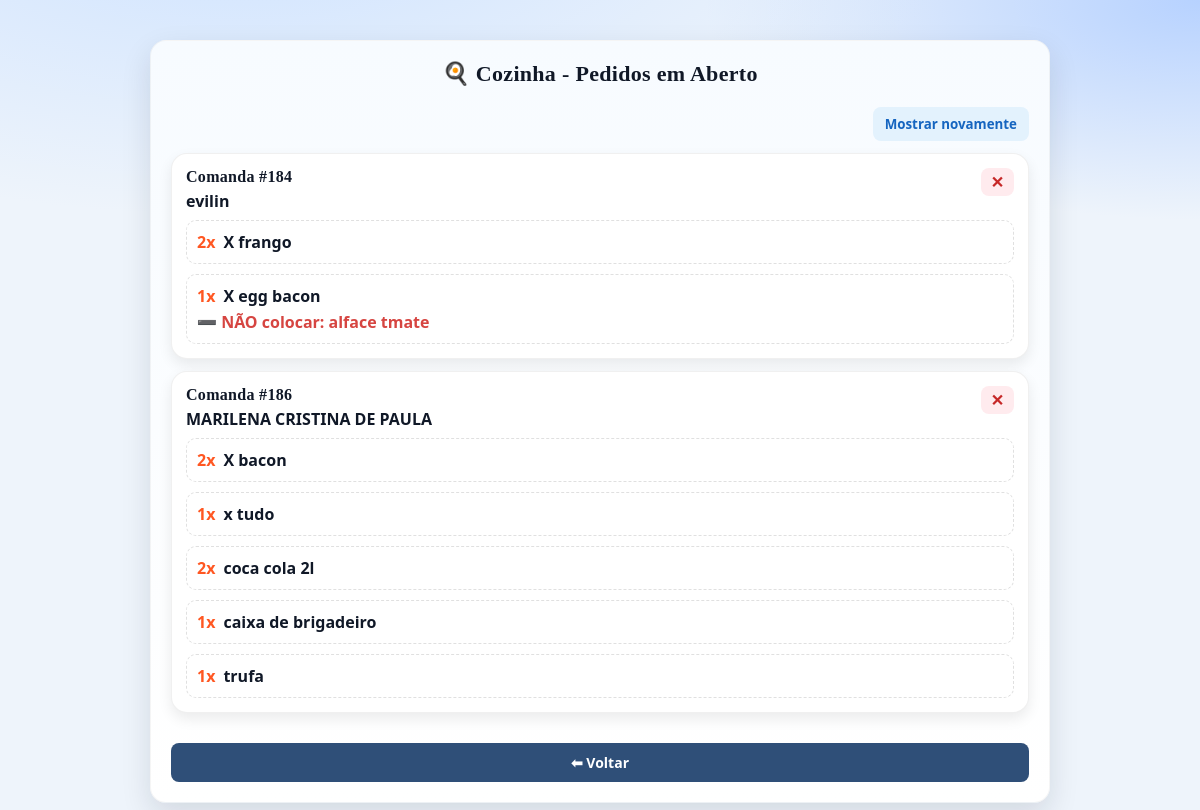
The app's page /cozinha (signed in), older data.
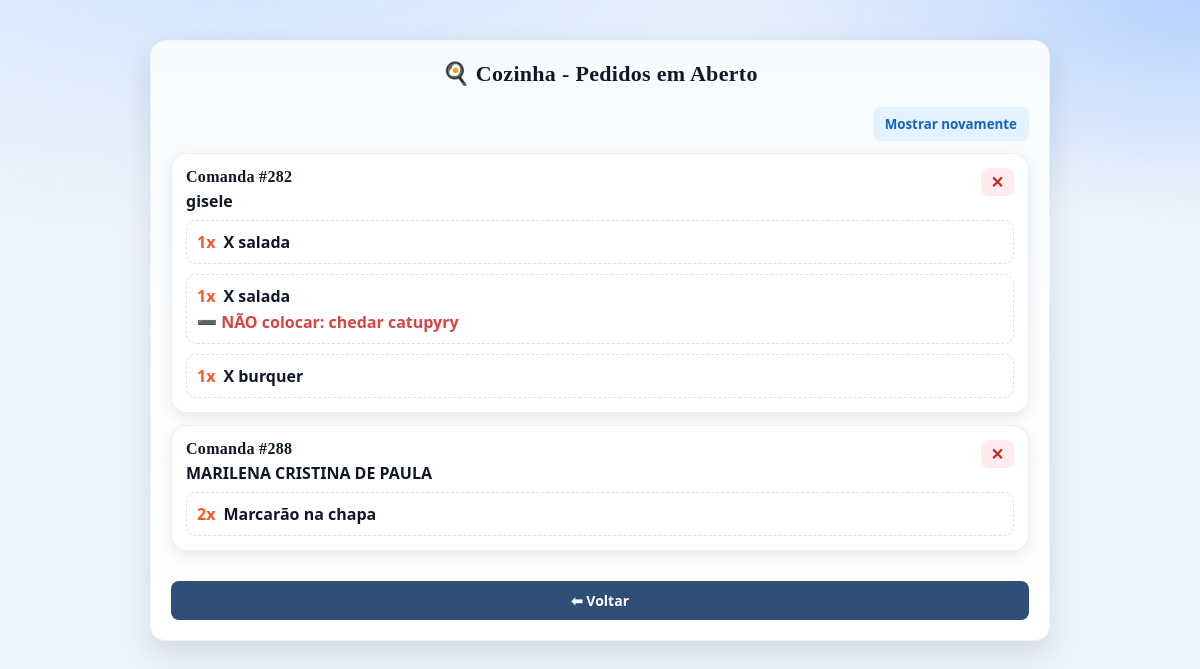
The same page, newer data.
### tables this page shows
CREATE TABLE itens_comanda (
        id INTEGER PRIMARY KEY AUTOINCREMENT,
        comanda_id INTEGER,
        produto_id INTEGER,
        qtd INTEGER,
        preco REAL
    , acrescimos TEXT, observacoes TEXT);

CREATE TABLE comandas (
        id INTEGER PRIMARY KEY AUTOINCREMENT,
        cliente TEXT,
        cpf TEXT,
        data TEXT,
        status TEXT DEFAULT 'Aberta'
    );

CREATE TABLE produtos (
        id INTEGER PRIMARY KEY AUTOINCREMENT,
        nome TEXT,
        preco REAL,
        categoria_id INTEGER,
        imagem TEXT
    , destaque INTEGER DEFAULT 0);

### lanchonete/app.py (the view)
@app.route("/cozinha")
@login_required_decorator
def cozinha():
    pedidos = carregar_pedidos_cozinha()
    return render_template("cozinha.html", pedidos=pedidos)

### lanchonete/app.py (called while the page is built)
@app.teardown_appcontext
def teardown_db_connection(exception):
    close_connection(exception)

@app.before_request
def ensure_db_inicializado():
    global db_inicializado
    if not db_inicializado:
        inicializar_sistema()
        db_inicializado = True

def login_required_decorator(f):
    @wraps(f)
    def decorated_function(*args, **kwargs):
        if not session.get("logado"):
            return redirect(url_for("login"))
        return f(*args, **kwargs)
    return decorated_function

### lanchonete/database.py (called while the page is built)
def get_db_connection():
    if 'db' not in g:
        g.db = sqlite3.connect(DB_PATH, timeout=10)
        g.db.row_factory = sqlite3.Row
    return g.db

def close_connection(exception):
    db = getattr(g, 'db', None)
    if db is not None:
        db.close()

### lanchonete/templates/cozinha.html (shortened to what this page needs)
<!DOCTYPE html>
<html lang="pt-br">
<head>
    <link rel="stylesheet" href="{{ url_for('static', filename='style.css') }}">
</head>
<body>
<div class="cozinha-container">
    <h2>🍳 Cozinha - Pedidos em Aberto</h2>
    <div class="cozinha-acoes">
        <button id="cozinha-mostrar" class="cozinha-mostrar" type="button">Mostrar novamente</button>
    </div>
    <div id="cozinha-lista" data-dados-url="{{ url_for('cozinha_dados') }}" data-stream-url="{{ url_for('cozinha_stream') }}">
        {% if pedidos %}
            {% for pedido in pedidos %}
            <div class="cozinha-card">
                <div class="cozinha-topo">
                    <div class="cozinha-topo-info">
                        <div class="cozinha-comanda">Comanda #{{ pedido.comanda_id }}</div>
                        <div class="cozinha-cliente">{{ pedido.cliente }}</div>
                    </div>
                <button class="cozinha-fechar" type="button" title="Esconder pedido" data-comanda-id="{{ pedido.comanda_id }}">✕</button>
            </div>
                <div class="cozinha-itens">
                    {% for item in pedido.itens %}
                    <div class="cozinha-item">
                        <div class="cozinha-item-topo">
                            <span class="cozinha-qtd">{{ item.qtd }}x</span>
                            <span class="cozinha-produto">{{ item.produto }}</span>
                        </div>
                        {% if item.observacoes_texto %}
                        <div class="cozinha-observacoes">➖ NÃO colocar: {{ item.observacoes_texto }}</div>
                        {% endif %}
                    </div>
                    {% endfor %}
                </div>
            </div>
            {% endfor %}
        {% else %}
            <p class="cozinha-vazio">Nenhum pedido em aberto.</p>
        {% endif %}
    </div>
    <a href="/" class="btn-voltar">⬅ Voltar</a>
</div>
</body>
</html>

Row changes from the older to the newer data that the page shows:
no longer on this page (row unchanged): itens_comanda: comanda_id "184", cliente "evilin", qtd "2", produto "X frango"
no longer on this page (row unchanged): itens_comanda: qtd "1", produto "X egg bacon", observacoes_texto "alface tmate", shown under "184"
no longer on this page (row unchanged): itens_comanda: comanda_id "186", cliente "MARILENA CRISTINA DE PAULA", qtd "2", produto "X bacon"
no longer on this page (row unchanged): itens_comanda: qtd "1", produto "x tudo", shown under "186"
no longer on this page (row unchanged): itens_comanda: qtd "2", produto "coca cola 2l", shown under "186"
no longer on this page (row unchanged): itens_comanda: qtd "1", produto "caixa de brigadeiro", shown under "186"
no longer on this page (row unchanged): itens_comanda: qtd "1", produto "trufa", shown under "186"
added itens_comanda: comanda_id "282", cliente "gisele", qtd "1", produto "X salada"
added itens_comanda: qtd "1", produto "X salada", observacoes_texto "chedar catupyry", shown under "282"
added itens_comanda: qtd "1", produto "X burquer", shown under "282"
added itens_comanda: comanda_id "288", cliente "MARILENA CRISTINA DE PAULA", qtd "2", produto "Marcarão na chapa"
